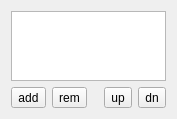
          <widget class="QWidget" name="page_panel2_plugins">
           <property name="geometry">
            <rect>
             <x>0</x>
             <y>0</y>
             <width>177</width>
             <height>106</height>
            </rect>
           </property>
           <attribute name="label">
            <string>Plugins</string>
           </attribute>
           <layout class="QVBoxLayout" name="verticalLayout_7">
            <item>
             <widget class="QListWidget" name="list_panel2_plugins">
              <property name="iconSize">
               <size>
                <width>16</width>
                <height>16</height>
               </size>
              </property>
             </widget>
            </item>
            <item>
             <layout class="QHBoxLayout" name="horizontalLayout_11">
              <item>
               <widget class="QToolButton" name="tool_panel2_addplugin">
                <property name="text">
                 <string notr="true">add</string>
                </property>
               </widget>
              </item>
              <item>
               <widget class="QToolButton" name="tool_panel2_rmplugin">
                <property name="text">
                 <string notr="true">rem</string>
                </property>
               </widget>
              </item>
              <item>
               <spacer name="horizontalSpacer_6">
                <property name="orientation">
                 <enum>Qt::Horizontal</enum>
                </property>
                <property name="sizeType">
                 <enum>QSizePolicy::MinimumExpanding</enum>
                </property>
                <property name="sizeHint" stdset="0">
                 <size>
                  <width>10</width>
                  <height>20</height>
                 </size>
                </property>
               </spacer>
              </item>
              <item>
               <widget class="QToolButton" name="tool_panel2_upplug">
                <property name="text">
                 <string notr="true">up</string>
                </property>
               </widget>
              </item>
              <item>
               <widget class="QToolButton" name="tool_panel2_dnplug">
                <property name="text">
                 <string notr="true">dn</string>
                </property>
               </widget>
              </item>
             </layout>
            </item>
           </layout>
          </widget>
